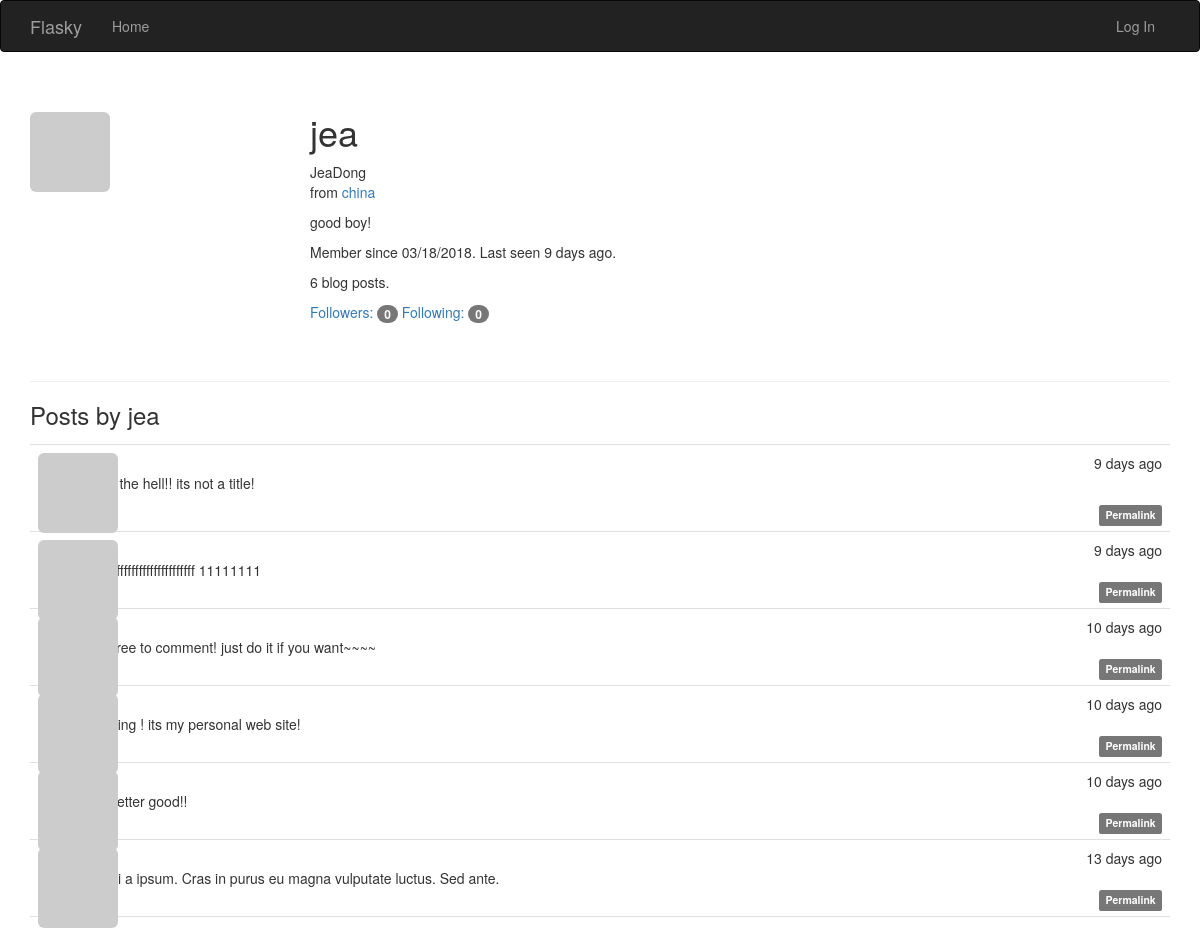
The app's page /user/jea with its own data.
### app/models.py (models this page shows, shortened)
class User(UserMixin,db.Model):
    __tablename__ = 'users'
    id = db.Column(db.Integer, primary_key=True)
    username = db.Column(db.String(64), unique=True, index=True)
    role_id = db.Column(db.Integer, db.ForeignKey('roles.id'))
    email = db.Column(db.String(64), unique=True, index=True)
    password_hash = db.Column(db.String(128))
    confirmed = db.Column(db.Boolean, default=False)#可由confirm()函数决定
    name = db.Column(db.String(64))
    location = db.Column(db.String(64))
    about_me = db.Column(db.Text())#text没有长度限制
    member_since = db.Column(db.DateTime(), default=datetime.utcnow)
    last_seen = db.Column(db.DateTime(), default=datetime.utcnow)#由ping()函数不断刷新
    avatar_hash = db.Column(db.String(32))#储存md5散列值
    posts = db.relationship('Post', backref='author', lazy='dynamic')
    followed = db.relationship('Follow',#没看懂这个是怎么实现的
                               foreign_keys=[Follow.follower_id],
                               backref=db.backref('follower', lazy='joined'),
                               lazy='dynamic',
                               cascade='all, delete-orphan')
    followers = db.relationship('Follow',
                                foreign_keys=[Follow.followed_id],
                                backref=db.backref('followed', lazy='joined'),
                                lazy='dynamic',
                                cascade='all, delete-orphan')
    @property
    def password(self):#生成的散列值无法还原密码
        raise AttributeError('password is not a readable attribute')
    def gravatar(self, size=100, default='monsterid', rating='g'):
        url = 'https://secure.gravatar.com/avatar'
        hash = hashlib.md5(self.email.lower().encode('utf-8')).hexdigest()#并不懂为什么要这么写？生成md5散列值？
        return '{url}/{hash}?s={size}&d={default}&r={rating}'.format(
            url=url, hash=hash, size=size, default=default, rating=rating)

class Post(db.Model):#文章数据
    __tablename__ = 'posts'
    id = db.Column(db.Integer, primary_key=True)
    body = db.Column(db.Text)
    timestamp = db.Column(db.DateTime, index=True, default=datetime.utcnow)
    author_id = db.Column(db.Integer, db.ForeignKey('users.id'))
    body_html = db.Column(db.Text)#转换后的html缓存#Markdown源文本，用于编辑

### app/main/views.py (the view)
@main.route('/user/<username>')
def user(username):
    user = User.query.filter_by(username=username).first()#从数据库中查找用户
    if user is None:#找不到则返回404
        abort(404)
    posts = user.posts.order_by(Post.timestamp.desc()).all()#显示只有用户发表的文章
    return render_template('user.html', user=user, posts=posts)

### app/auth/views.py (called while the page is built)
@auth.before_app_request#调用视图函数前调用，拦截不必要的请求
def before_request():
    if current_user.is_authenticated:
        current_user.ping()#收到用户登录请求时刷新时间
        if not current_user.confirmed \
                and request.endpoint \
                and request.blueprint != 'auth' \
                and request.endpoint != 'static':
            return redirect(url_for('auth.unconfirmed'))

### app/main/__init__.py (called while the page is built)
@main.app_context_processor#全局作用，但是不知道作用是什么
def inject_permissions():
    return dict(Permission=Permission)

### app/models.py (called while the page is built)
    def can(self, permissions):
        return False

    def is_administrator(self):
        return False

### app/templates/user.html (shortened to what this page needs)
{% extends "base.html" %}
{% import "_macros.html" as macros %}
{% block page_content %}
<div class="page-header">
    <img class="img-rounded profile-thumbnail" src="{{ user.gravatar(size=256) }}">
    <div class="profile-header">
        <h1>{{ user.username }}</h1>
        {% if user.name or user.location %}
        <p>
            {% if user.name %}{{ user.name }}<br>{% endif %}
            {% if user.location %}
                from <a href="http://maps.google.com/?q={{ user.location }}">{{ user.location }}</a><br>
            {% endif %}
        </p>
        {% endif %}
        {% if user.about_me %}<p>{{ user.about_me }}</p>{% endif %}
        <p>Member since {{ moment(user.member_since).format('L') }}. Last seen {{ moment(user.last_seen).fromNow() }}.</p>
        <p>{{ user.posts.count() }} blog posts.</p>
        <p>
            <a href="{{ url_for('.followers', username=user.username) }}">Followers: <span class="badge">{{ user.followers.count() -1 }}</span></a>
            <a href="{{ url_for('.followed_by', username=user.username) }}">Following: <span class="badge">{{ user.followed.count() -1}}</span></a>
        </p>
    </div>
</div>
<h3>Posts by {{ user.username }}</h3>
{% include '_posts.html' %}
{% endblock %}

### app/templates/_posts.html (shortened to what this page needs)
<ul class="posts">
    {% for post in posts %}
    <li class="post">
        <div class="post-thumbnail">
            <a href="{{ url_for('.user', username=post.author.username) }}">
                <img class="img-rounded profile-thumbnail" src="{{ post.author.gravatar(size=40) }}">
            </a>
        </div>
        <div class="post-content">
            <div class="post-date">{{ moment(post.timestamp).fromNow() }}</div>
            <div class="post-author"><a href="{{ url_for('.user', username=post.author.username) }}">{{ post.author.username }}</a></div>
            <div class="post-body">
                {% if post.body_html %}
                    {{ post.body_html | safe }}
                {% else %}
                    {{ post.body }}
                {% endif %}
            </div>
            <div class="post-footer">
                <a href="{{ url_for('.post', id=post.id) }}">
                    <span class="label label-default">Permalink</span>
                </a>
            </div>
        </div>
    </li>
    {% endfor %}
</ul>

### app/static/styles.css (style rules this page uses)
.profile-thumbnail { position: absolute; }
.profile-header { min-height: 260px; margin-left: 280px; }
ul.posts { list-style-type: none; padding: 0px; margin: 16px 0px 0px 0px; border-top: 1px solid #e0e0e0; }
ul.posts li.post { padding: 8px; border-bottom: 1px solid #e0e0e0; }
div.post-date { float: right; }
div.post-author { font-weight: bold; }
div.post-thumbnail { position: absolute; }
div.post-content { margin-left: 48px; min-height: 48px; }
div.post-footer { text-align: right; }

### records on screen
User: username "jea", name "JeaDong", location "china", about_me "good boy!", member_since "03/18/2018", last_seen "9 days ago"
Post: timestamp "9 days ago", body_html "what the hell!! its not a title!"
Post: timestamp "9 days ago", body "#fffffffffffffffffffffffffff 11111111"
Post: timestamp "10 days ago", body "feel free to comment! just do it if you want~~~~"
Post: timestamp "10 days ago", body "greeting ! its my personal web site!"
Post: timestamp "10 days ago", body "not better good!!"
Post: timestamp "13 days ago", body "Morbi a ipsum. Cras in purus eu magna vulputate luctus. Sed ante."

### other values on screen
{{ user.posts.count() }} "6"
{{ user.followers.count() -1 }} "0"
{{ user.followed.count() -1 }} "0"
